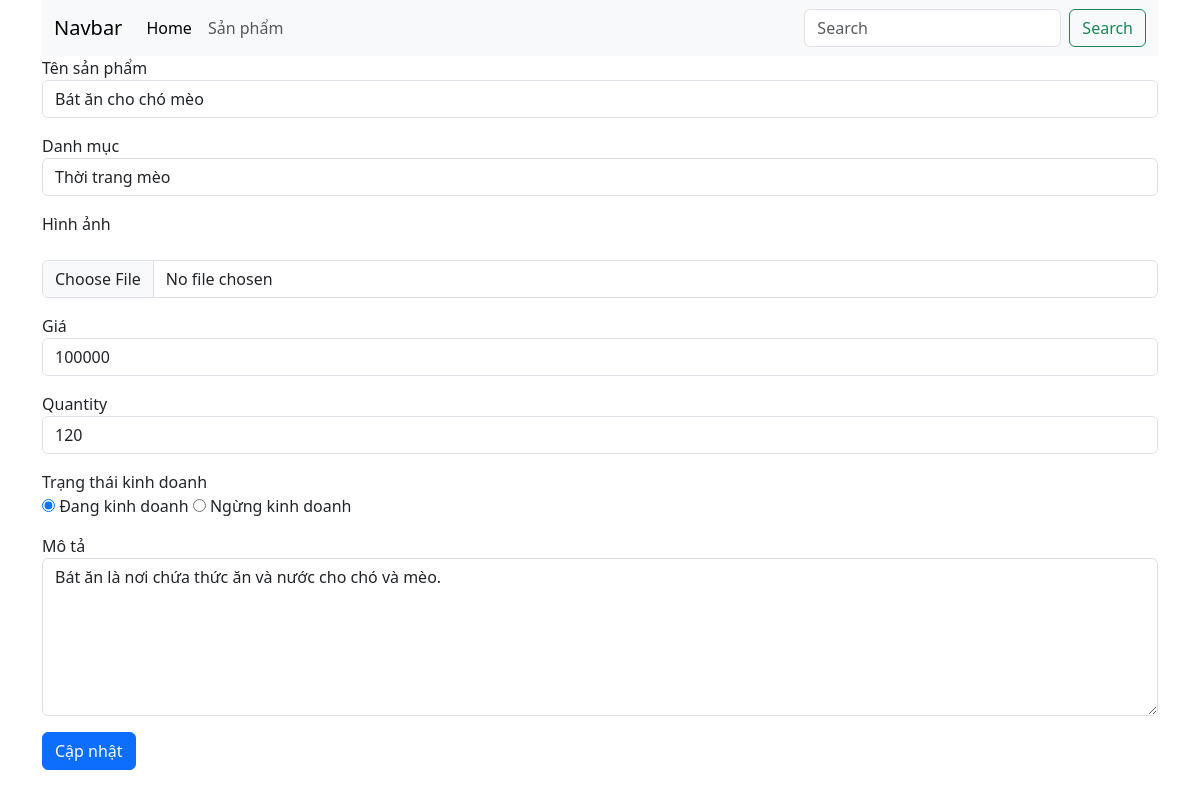
/admin/?ctl=editsp&id=2, run on the app's committed database.
### tables this page shows
CREATE TABLE `products` (
  `id` int NOT NULL,
  `name` varchar(255) NOT NULL,
  `image` varchar(255) NOT NULL,
  `price` bigint NOT NULL,
  `quantity` int NOT NULL,
  `description` text NOT NULL,
  `status` tinyint(1) NOT NULL DEFAULT '1',
  `category_id` int NOT NULL
);

CREATE TABLE `categories` (
  `id` int NOT NULL,
  `cate_name` varchar(255) NOT NULL,
  `type` tinyint(1) NOT NULL,
  `soft_delete` tinyint(1) NOT NULL DEFAULT '0'
);

### common/function.php (called while the page is built, shortened)
<?php
function view($path_view, $data = [])
{
    extract($data);
    $path_view = str_replace(".", "/", $path_view);
    include_once ROOT_DIR . "views/$path_view.php";
}

### controllers/admin/AdminProductController.php (called while the page is built, shortened)
<?php
class AdminProductController
{
    public function edit()
    {
        $id = $_GET['id'];
        $product = (new Product)->find($id);
        $categories = (new Category)->all();
        return view(
            'admin.products.edit',
            compact('product', 'categories')
        );
    }
}

### admin/index.php (called while the page is built, shortened)
<?php
require_once __DIR__ . "/../common/function.php";
require_once __DIR__ . "/../models/BaseModel.php";
require_once __DIR__ . "/../models/Category.php";
require_once __DIR__ . "/../models/Product.php";
require_once __DIR__ . "/../controllers/admin/AdminProductController.php";
$ctl = $_GET['ctl'] ?? "";
match ($ctl) {
    '' => view("admin.dashboard"),
    'listsp' => (new AdminProductController)->index(),
    'addsp' => (new AdminProductController)->create(),
    'storesp' => (new AdminProductController)->store(),
    'editsp' => (new AdminProductController)->edit(),
    'updatesp' => (new AdminProductController)->update(),
    default => view('errors.404'),
};

### models/BaseModel.php (called while the page is built, shortened)
<?php
class BaseModel
{
    public function __construct()
    {
        try {
            $this->conn = new PDO("mysql:host=localhost; dbname=da1wd19301; charset=utf8; port=3306", "root", "");
        } catch (PDOException $e) {
            echo "Lỗi kết nối CSDL: " . $e->getMessage();
        }
    }
}

### models/Product.php (called while the page is built, shortened)
<?php
class Product extends BaseModel
{
    public function find($id)
    {
        $sql = "SELECT * FROM products WHERE id=:id";
        $stmt = $this->conn->prepare($sql);
        $stmt->execute(['id' => $id]);
        return $stmt->fetch(PDO::FETCH_ASSOC);
    }
}

### models/Category.php (called while the page is built, shortened)
<?php
class Category extends BaseModel
{
    public function all()
    {
        $sql = "SELECT * FROM categories WHERE soft_delete=0";
        $stmt = $this->conn->prepare($sql);
        $stmt->execute();
        return $stmt->fetchAll(PDO::FETCH_ASSOC);
    }
}

### views/admin/products/edit.php (the view, shortened to what this page needs)
<?php include_once ROOT_DIR . "views/admin/header.php" ?>
<div>
    <form action="<?= ADMIN_URL . '?ctl=updatesp' ?>" method="post" enctype="multipart/form-data">
        <div class="mb-3">
            <label for="">Tên sản phẩm</label>
            <input type="text" name="name" value="<?= $product['name'] ?>" class="form-control">
        </div>
        <div class="mb-3">
            <label for="">Danh mục</label>
            <select name="category_id" id="" class="form-control">
                <?php foreach ($categories as $cate) : ?>
                    <option value="<?= $cate['id'] ?>"
                        <?= $product['category_id'] == $cate['id'] ? 'selected' : '' ?>>
                        <?= $cate['cate_name'] ?>
                    </option>
                <?php endforeach ?>
            </select>
        </div>
        <div class="mb-3">
            <label for="">Hình ảnh</label> <br>
            <input type="file" name="image" id="" class="form-control">
        </div>
        <div class="mb-3">
            <label for="">Giá</label>
            <input type="number" name="price" value="<?= $product['price'] ?>" class="form-control">
        </div>
        <div class="mb-3">
            <label for="">Quantity</label>
            <input type="number" name="quantity" value="<?= $product['quantity'] ?>" class="form-control">
        </div>
        <div class="mb-3">
            <label for="">Trạng thái kinh doanh</label> <br>
            <input type="radio" name="status" value="1" <?= $product['status'] ? 'checked' : '' ?> id=""> Đang kinh doanh
            <input type="radio" name="status" value="0" <?= $product['status'] == 0 ? 'checked' : '' ?>> Ngừng kinh doanh
        </div>
        <div class="mb-3">
            <label for="">Mô tả</label>
            <textarea name="description" rows="6" id="" class="form-control"><?= $product['description'] ?></textarea>
        </div>
        <div class="mb-3">
            <button type="submit" class="btn btn-primary">Cập nhật</button>
        </div>
    </form>
</div>
<?php include_once ROOT_DIR . "views/admin/footer.php" ?>

### data on the page
products: name "Bát ăn cho chó mèo", category_id "Thời trang mèo", price "100000", quantity "120", status "☑", description "Bát ăn là nơi chứa thức ăn và nước cho chó và mèo."
